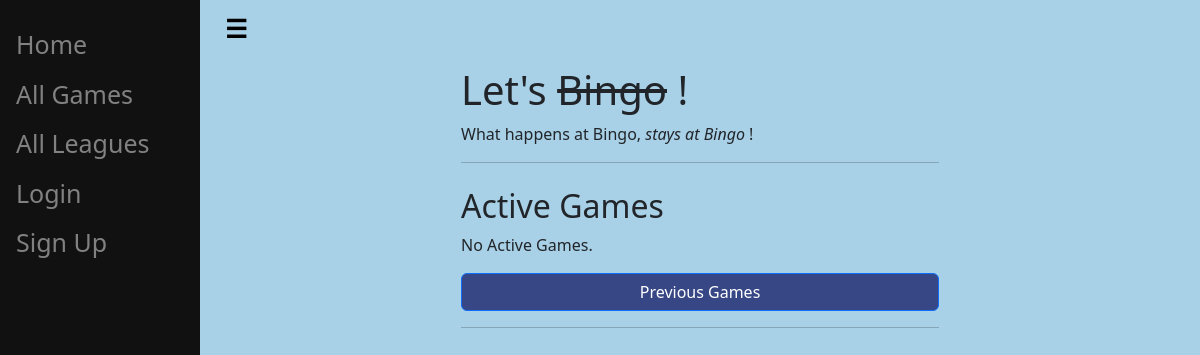
/accounts/, run on an earlier commit of the app's database.
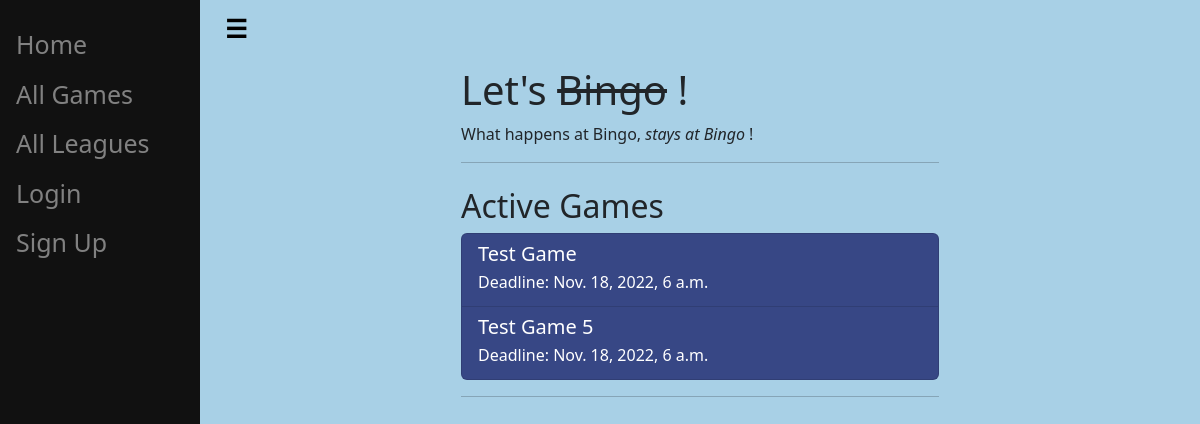
And on a later commit of the database.
### bingo/models.py (models this page shows, shortened)
class BaseModel(models.Model):
    class Meta:
        abstract = True
    created_at = models.DateTimeField(auto_now=True)
    updated_at = models.DateTimeField(auto_now_add=True)
    deleted_at = models.DateTimeField(null=True, blank=True)

class Game(BaseModel):
    class Meta:
        db_table = 'game'
    SIZE_CHOICES = [(3, 3),
                    (4, 4),
                    (5, 5)]
    id = models.AutoField(primary_key=True)
    name = models.TextField()
    end_time = models.DateTimeField()
    size = models.PositiveSmallIntegerField(default=5, choices=SIZE_CHOICES)
    def user_game_url(self):
        return reverse('user-game-manage', args=[str(self.id)])

### bingo/views.py (the view)
# urls.py: path('', views.index, name="index"),
def index(request):
    active_games = utils.get_active_games()
    context = {
        'active_games': active_games
    }
    return render(request, 'index.html', context=context)

### bingo/utils/utils.py (called while the page is built)
def get_active_games():
    from bingo.models import Game
    return Game.objects.filter(end_time__gt=datetime.now(timezone.utc))

### bingo/templates/index.html (shortened to what this page needs)
{% extends "generic/base_generic.html" %}
{% load static %}
{% block content %}
    <div class="col">
        <h1 class="mt-2">Let's <s>Bingo</s> !</h1>
        <p>What happens at Bingo, <em>stays at Bingo </em> !</p>
        <hr class="mb-0 mb-4">
    </div>
    <h2>Active Games</h2>
    <div class="list-group">
        {% if active_games %}
            {% for game in active_games %}
                <a href="{{ game.user_game_url }}" class="list-group-item list-group-item-action">
                    <div class="d-flex w-100 justify-content-between">
                        <h5 class="mb-1">{{ game.name }}</h5>
                    </div>
                    <p class="mb-1">Deadline: {{ game.end_time }}</p>
                </a>
            {% endfor %}
        {% else %}
            <p>No Active Games.<br/></p>
            <a class="btn btn-primary" href="{% url 'user-games' %}" role="button">Previous Games</a>
        {% endif %}
    </div>
    <hr class="mb-0 mb-4">
{% endblock %}

What changed in the data, as far as the page shows it:
now on this page (row edited): Game: name "Test Game", end_time "Nov. 18, 2022, 6 a.m."
now on this page (row edited): Game: name "Test Game 5", end_time "Nov. 18, 2022, 6 a.m."
Also different on the page:
text no longer shown: "No Active Games. Previous Games"
